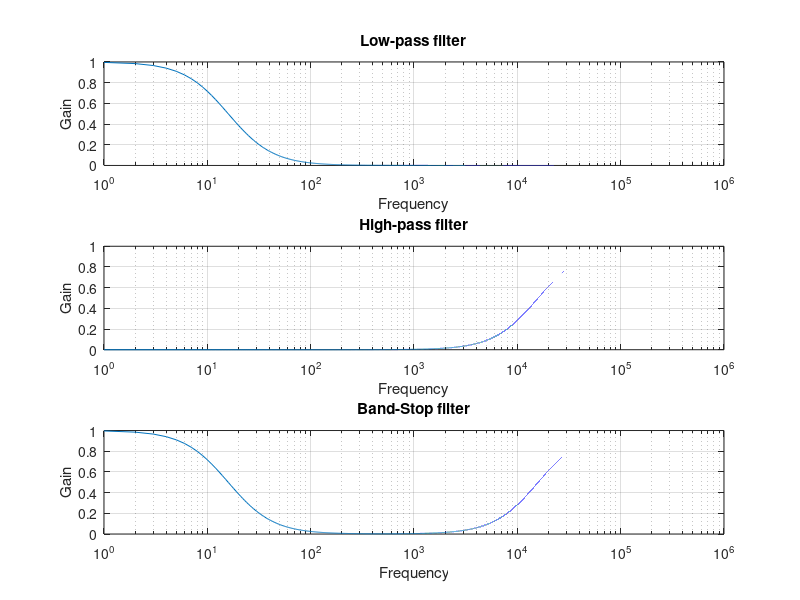

Recreate this plot in MATLAB.
%for low pass filter 
R2=1e+4; 
c2=1e-6; 
fh=1/(2*pi*R2*c2); 
f=0:1e+6; 
g2=1./(1+j*f./fh); 
subplot(3,1,1); 
semilogx(f,g2); 
title('Low-pass filter') 
grid on; 
xlabel('Frequency'); 
ylabel('Gain'); 
%for high pass filter 
R1=1e+3; 
c1=1e-8; 
fh=1/(2*pi*R1*c1); 
f=0:1e+6; 
g1=1./(1-1j.*fh./f); 
subplot(3,1,2); 
semilogx(f,g1); 
title('High-pass filter') 
grid on; 
xlabel('Frequency'); 
ylabel('Gain'); 
% for Band pass filter 
g3 =g1+g2; 
subplot(3,1,3); 
semilogx(f,g3); 
title('Band-Stop filter') 
grid on; 
xlabel('Frequency'); 
ylabel('Gain'); 
